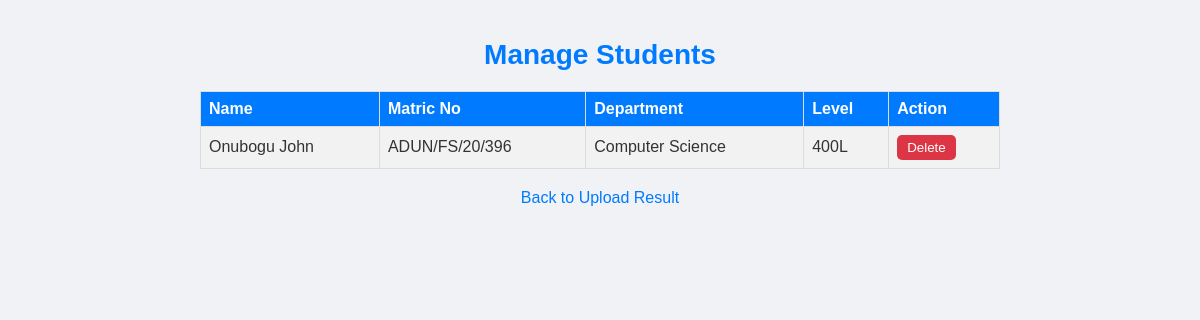
Page /manage_students on the committed database.
### app.py (models this page shows)
class Student(db.Model):
    id = db.Column(db.Integer, primary_key=True)
    name = db.Column(db.String(100), nullable=False)
    matric_no = db.Column(db.String(100), unique=True, nullable=False)
    level = db.Column(db.String(10), nullable=False)
    department = db.Column(db.String(100), nullable=False)
    password = db.Column(db.String(100), nullable=False)  # Store passwords as plain text

### app.py (the view)
@app.route('/manage_students')
def manage_students():
    students = Student.query.all()
    return render_template('manage_students.html', students=students)

### templates/manage_students.html (shortened to what this page needs)
<!DOCTYPE html>
<html lang="en">
<head>
</head>
<body>
    <h1>Manage Students</h1>
    <table>
        <tr>
            <th>Name</th>
            <th>Matric No</th>
            <th>Department</th>
            <th>Level</th>
            <th>Action</th>
        </tr>
        {% for student in students %}
        <tr>
            <td>{{ student.name }}</td>
            <td>{{ student.matric_no }}</td>
            <td>{{ student.department }}</td>
            <td>{{ student.level }}</td>
            <td>
                <form action="{{ url_for('delete_student', matric_no=student.matric_no) }}" method="POST" style="display:inline;">
                    <button type="submit" class="delete-button">Delete</button>
                </form>
            </td>
        </tr>
        {% endfor %}
    </table>
    <a href="{{ url_for('upload_result') }}">Back to Upload Result</a>
</body>
</html>

### templates/manage_students.html (style rules this page uses)
body { font-family: Arial, sans-serif; background-color: #f0f2f5; color: #333; display: flex; flex-direction: column; align-items: center; justify-content: center; margin: 0; padding: 20px; }
h1 { color: #007bff; font-size: 28px; margin-bottom: 20px; }
table { width: 100%; max-width: 800px; border-collapse: collapse; margin-bottom: 20px; }
th, td { border: 1px solid #ddd; padding: 8px; text-align: left; }
th { background-color: #007bff; color: #ffffff; }
tr:nth-child(even) { background-color: #f2f2f2; }
.delete-button { background-color: #dc3545; color: #ffffff; border: none; padding: 5px 10px; border-radius: 5px; cursor: pointer; }
a { text-decoration: none; color: #007bff; }

### rows in the picture
Student: name "Onubogu John", matric_no "ADUN/FS/20/396", department "Computer Science", level "400L"
